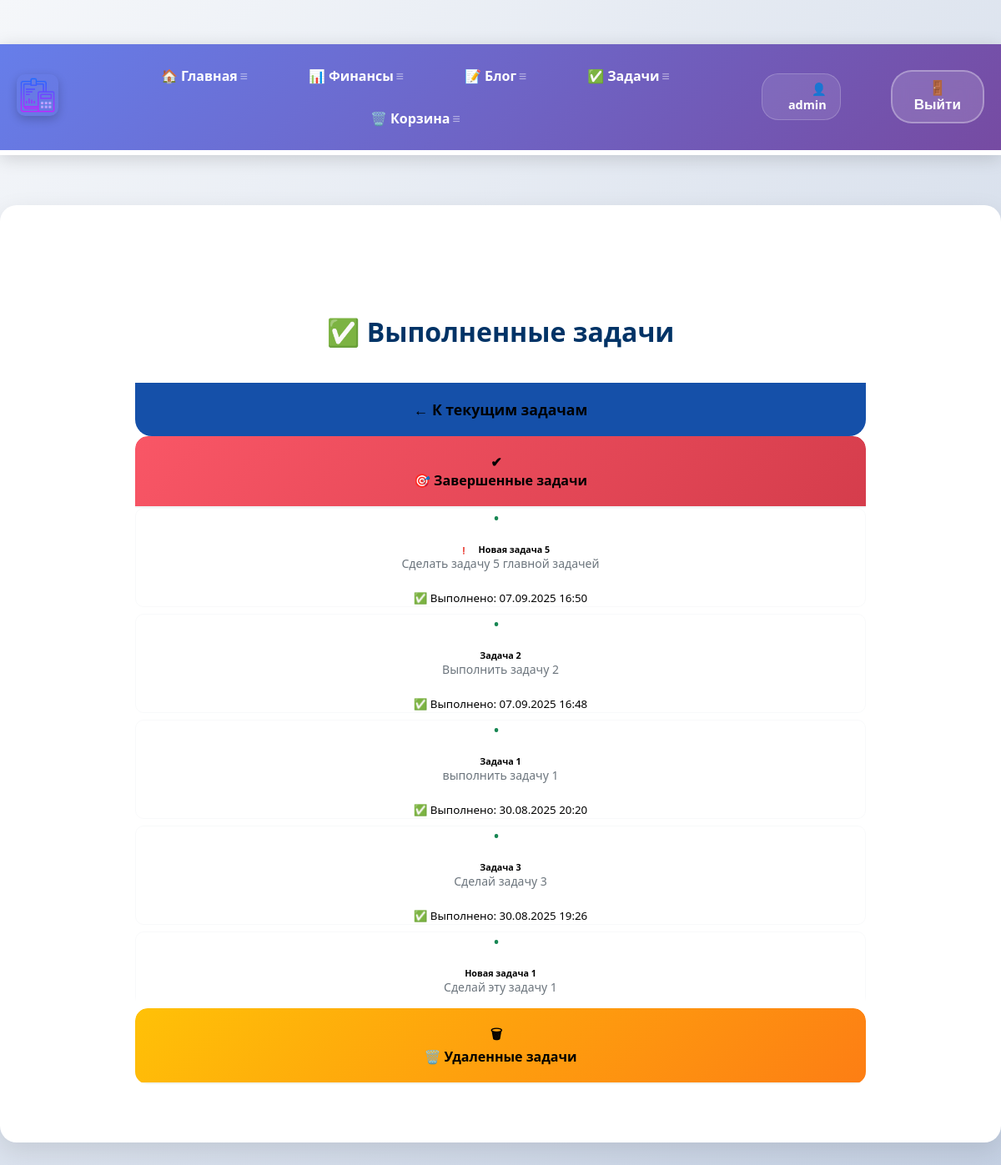
The page /todo/todo/completed (signed in) on the database its author committed.
### todo/models.py (models this page shows, shortened)
class Todo(models.Model):
    title = models.CharField(max_length=100)
    memo = models.TextField(blank=True)
    created = models.DateTimeField(auto_now_add=True)
    date_completed = models.DateTimeField(blank=True, null=True)
    important = models.BooleanField(default=False)
    user = models.ForeignKey(User, on_delete=models.CASCADE, blank=True, null=True)
    is_deleted = models.BooleanField(default=False)

### todo/views.py (the view)
# urls.py: path('todo/completed', views.completed_todos, name='completedtodos'),
@login_required
def completed_todos(request):
    todos = Todo.objects.filter(user=request.user, date_completed__isnull=False).order_by('-date_completed')
    return render(request, 'todo/completedtodos.html', {'todos': todos})

### todo/templates/todo/completedtodos.html (shortened to what this page needs)
{% extends 'skills/base.html' %}
{% block content %}
<div class="container-completed mt-4">
    <div class="row">
        <div class="col-12">
            <div class="d-flex justify-content-between align-items-center mb-4">
                <h1 class="text-primary">✅ Выполненные задачи</h1>
                <a href="{% url 'currenttodos' %}" class="btn btn-outline-primary">
                    ← К текущим задачам
                </a>
            </div>
        </div>
    </div>
    <div class="row">
        <div class="col-md-6">
            <div class="card shadow-sm mb-4">
                <div class="card-header bg-success text-white">
                    <h4 class="mb-0">🎯 Завершенные задачи</h4>
                </div>
                <div class="card-body">
                    {% if todos %}
                    <div class="list-group">
                        {% for todo in todos %}
                        <div class="list-group-item list-group-item-action border-0 mb-2 rounded">
                            <div class="d-flex justify-content-between align-items-start">
                                <div class="flex-grow-1">
                                    <a href="{% url 'viewtodo' todo.id %}" class="text-decoration-none text-dark">
                                        <h6 class="mb-1">
                                            {% if todo.important %}
                                            <span class="badge bg-danger me-2">❗</span>
                                            <strong>{{ todo.title }}</strong>
                                            {% else %}
                                            {{ todo.title }}
                                            {% endif %}
                                        </h6>
                                        {% if todo.memo %}
                                        <p class="mb-1 text-muted small">{{ todo.memo }}</p>
                                        {% endif %}
                                    </a>
                                    <small class="text-success">
                                        ✅ Выполнено: {{ todo.date_completed|date:"d.m.Y H:i" }}
                                    </small>
                                </div>
                            </div>
                        </div>
                        {% endfor %}
                    </div>
                    {% else %}
                    <div class="text-center py-4">
                        <i class="fas fa-check-circle fa-3x text-muted mb-3"></i>
                        <p class="text-muted">Нет выполненных задач</p>
                    </div>
                    {% endif %}
                </div>
            </div>
        </div>
        <div class="col-md-6">
            <div class="card shadow-sm">
                <div class="card-header bg-warning text-dark">
                    <h4 class="mb-0">🗑️ Удаленные задачи</h4>
                </div>
            </div>
        </div>
    </div>
</div>
{% endblock %}

### skills/templates/skills/base.html (shortened to what this page needs)
<!DOCTYPE html>
{% load static %}
<html lang="ru">
<head>
    <link rel="stylesheet" href="{% static 'css/style3.css' %}">
    </head>
<body>
<div class="menu">
    <div class="wrap">
        <div class="menu_header">
            {% if user.is_authenticated %}
            <div class="logo">
                <a href="{% url 'index' %}">
                    <img src="{% static 'skills/logo.png' %}" alt="Логотип" class="image">
                </a>
            </div>
            <ul class="menu_total" id="mainMenu">
                <li><a href="{% url 'index' %}">🏠 Главная</a></li>
                <li><a href="{% url 'financial_analysis_page' %}">📊 Финансы</a></li>
                <li><a href="{% url 'blogs' %}">📝 Блог</a></li>
                <li><a href="{% url 'currenttodos' %}">✅ Задачи</a></li>
                <li><a href="{% url 'trashbin' %}">🗑️ Корзина</a></li>
            </ul>
            <ul class="menu_second">
                <li class="logo2">👤 {{ user.username }}</li>
                <li>
                    <form action="{% url 'logoutuser' %}" method="post">
                        <button class="top">🚪 Выйти</button>
                    </form>
                </li>
            </ul>
            {% endif %}
        </div>
    </div>
</div>
<div class="content">
    <div class="wrap">
        {% block content %}
        {% endblock %}
    </div>
</div>
</body>
</html>

### rows shown on the page
Todo: title "Новая задача 5", memo "Сделать задачу 5 главной задачей", date_completed "07.09.2025 16:50"
Todo: title "Задача 2", memo "Выполнить задачу 2", date_completed "07.09.2025 16:48"
Todo: title "Задача 1", memo "выполнить задачу 1", date_completed "30.08.2025 20:20"
Todo: title "Задача 3", memo "Сделай задачу 3", date_completed "30.08.2025 19:26"
Todo: title "Новая задача 1", memo "Сделай эту задачу 1"

### other values the page prints
{{ user.username }} "admin"
